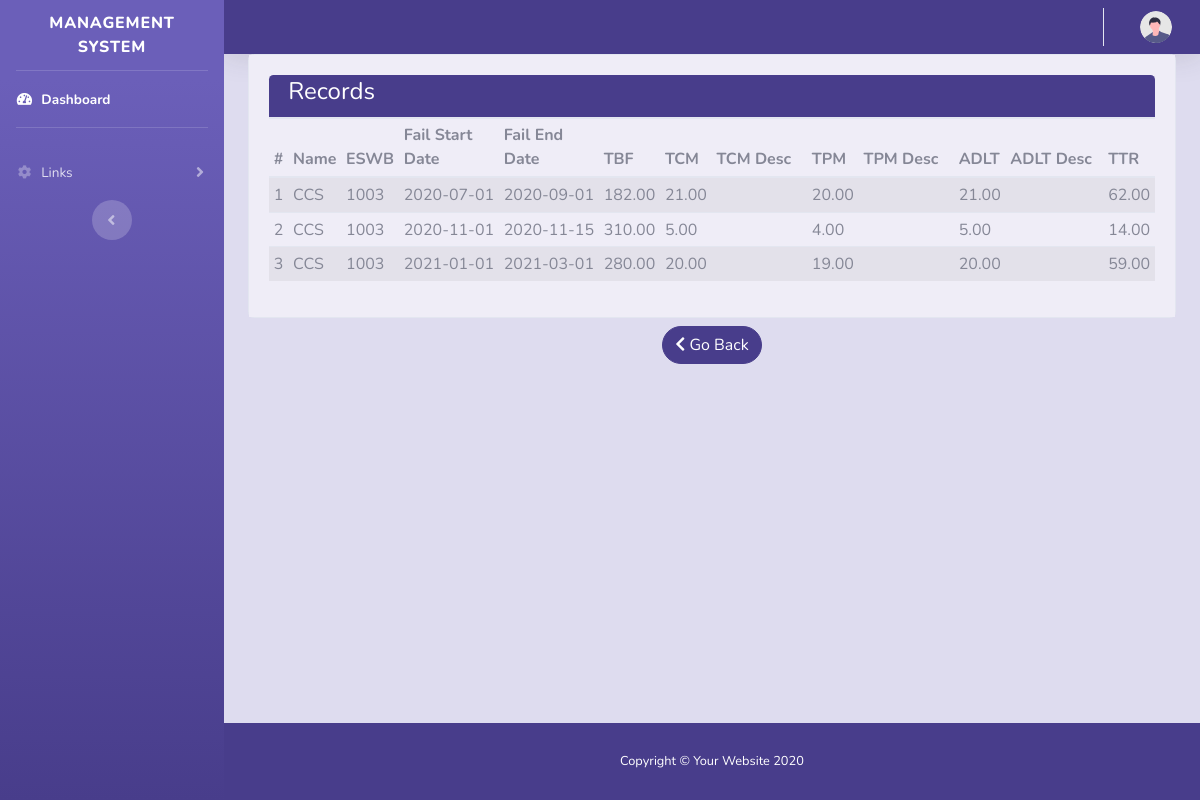
Page /Manager/show_records/3 on the committed database.
### tables this page shows
CREATE TABLE `controller_data_detail` (
  `id` bigint(20) NOT NULL,
  `Controller_Data_ID` bigint(20) NOT NULL,
  `Failure_start_date` date,
  `Failure_end_date` date,  
  `TBF` decimal(8,2) DEFAULT NULL,
  `TCM` decimal(8,2) DEFAULT NULL,
  `TCM_Desc` varchar(1000) DEFAULT NULL,
  `TPM` decimal(8,2) DEFAULT NULL,
  `TPM_Desc` varchar(1000) DEFAULT NULL,
  `ADLT` decimal(8,2) DEFAULT NULL,
  `ADLT_Desc` varchar(1000) DEFAULT NULL,
  `TTR` decimal(8,2) DEFAULT NULL,
  `RegDate` date DEFAULT current_timestamp()
);

CREATE TABLE `controller_data` (
  `ID` bigint(20) NOT NULL,
  `Controller_type` varchar(30) NOT NULL,
  `Controller_Name` varchar(30) NOT NULL,
  `Controller_Code` varchar(30),
  `Ship_ID` bigint(20),
  `ESWB` varchar(30) NOT NULL,
  `Includes` varchar(50) DEFAULT NULL,
  `Not_Includes` varchar(50) DEFAULT NULL,
  `Associated_Equipment` varchar(50) DEFAULT NULL,
  `MTBF` decimal(8,2) DEFAULT NULL,
  `MTTR` decimal(8,2) DEFAULT NULL,
  `Availability` decimal(8,2) DEFAULT NULL,
  `Reliability` decimal(8,2) DEFAULT NULL,
  `Default_Reliability` decimal(8,2) DEFAULT 0.00,
  `Comission_date` date DEFAULT NULL,
  `Total_Equipped` int
);

### application/controllers/Manager.php (called while the page is built, shortened)
<?php if (!defined('BASEPATH')) exit('No direct script access allowed');
class Manager extends CI_Controller
{
    public function show_records($id = NULL)
    {
        $this->db->select('cd.Controller_Name, cd.ESWB,cdd.*');
        $this->db->from('controller_data cd');
        $this->db->join('controller_data_detail cdd', 'cd.id = cdd.Controller_Data_ID');
        $this->db->where('cdd.Controller_Data_ID', $id);
        $data['controller_detail_records'] = $this->db->get()->result_array();
        $this->load->view('manager/data_records', $data);
    }
}

### index.php (called while the page is built, shortened)
<?php
require_once BASEPATH.'core/CodeIgniter.php';

### application/views/manager/data_records.php (the view, shortened to what this page needs)
<?php $this->load->view('manager/common/header'); ?>
<div class="container">
    <div class="card">
        <div class="card-body bg-custom3">
            <div id="table_div">
                <?php if (isset($controller_detail_records)) {
                    if (count($controller_detail_records) > 0) { ?>
                        <div class="card-header bg-custom1">
                            <h1 class="h4 text-white">Records</h1>
                        </div>
                        <table id="datatable" class="table table-sm table-striped">
                            <thead>
                                <tr>
                                    <th scope="col">#</th>
                                    <th scope="col">Name</th>
                                    <th scope="col">ESWB</th>
                                    <th scope="col">Fail Start Date</th>
                                    <th scope="col">Fail End Date</th>
                                    <th scope="col">TBF</th>
                                    <th scope="col">TCM</th>
                                    <th scope="col">TCM Desc</th>
                                    <th scope="col">TPM</th>
                                    <th scope="col">TPM Desc</th>
                                    <th scope="col">ADLT</th>
                                    <th scope="col">ADLT Desc</th>
                                    <th scope="col">TTR</th>
                                </tr>
                            </thead>
                            <tbody>
                                <?php $count = 0;
                                foreach ($controller_detail_records as $data) { ?>
                                    <tr>
                                        <td scope="row"><?= ++$count; ?></td>
                                        <td scope="row"><?= $data['Controller_Name']; ?></td>
                                        <td scope="row"><?= $data['ESWB']; ?></td>
                                        <td scope="row" style="width:150px;"><?= $data['Failure_start_date']; ?></td>
                                        <td scope="row" style="width:150px;"><?= $data['Failure_end_date']; ?></td>
                                        <td scope="row"><?= $data['TBF']; ?></td>
                                        <td scope="row"><?= $data['TCM']; ?></td>
                                        <td scope="row" id="tcm_desc" style="width:150px; scroll;"value="<?= $data['TCM_Desc']; ?>"><?= $data['TCM_Desc']; ?></td>
                                        <td scope="row"><?= $data['TPM']; ?></td>
                                        <td scope="row" style="width:150px;"><?= $data['TPM_Desc']; ?></td>
                                        <td scope="row"><?= $data['ADLT']; ?></td>
                                        <td scope="row" style="width:150px;"><?= $data['ADLT_Desc']; ?></td>
                                        <td scope="row"><?= $data['TTR']; ?></td>
                                    </tr>
                                <?php } ?>
                            </tbody>
                        </table>
                    <?php } else { ?>
                        <div class="card-header">
                            <h1 class="h4 text-gray-900">No Data Available yet</h1>
                        </div>
                    <?php }
                } else { ?>
                    <a> No Record Selected. </a>
                <?php  } ?>
            </div>
        </div>
    </div>
    <div class="form-group row justify-content-center my-2">
        <a class="btn btn-primary rounded-pill" id="abc" href="<?= base_url(); ?>manager"><i class="fas fa-chevron-left"></i> Go Back</a>
    </div>
</div>
</div>
<?php $this->load->view('common/footer'); ?>

### application/views/manager/common/header.php (shortened to what this page needs)
<!DOCTYPE html>
<html lang="en">
<head>
    <link href="<?php echo base_url(); ?>assets/vendor/fontawesome-free/css/all.min.css" rel="stylesheet" type="text/css">
    <link href="<?php echo base_url(); ?>assets/css/sb-admin-2.min.css" rel="stylesheet">
</head>
<body id="page-top">
    <div id="wrapper">
        <ul class="navbar-nav bg-gradient-primary sidebar sidebar-dark accordion" id="accordionSidebar">
            <a class="sidebar-brand d-flex align-items-center justify-content-center" href="index.html">
                <div class="sidebar-brand-text mx-3">Management System</div>
            </a>
            <hr class="sidebar-divider my-0">
            <li class="nav-item active">
                <a class="nav-link" href="<?php echo base_url() ?><?php if ($this->session->userdata('status') == 'weo') {
                                                                    echo "WEO";
                                                                } else if ($this->session->userdata('status') == 'co') {
                                                                    echo "CO";
                                                                } else if ($this->session->userdata('status') == 'hod') {
                                                                    echo "HOD";
                                                                } else if ($this->session->userdata('status') == 'typecdr') {
                                                                    echo "Cdr";
                                                                } else {
                                                                    echo "Manager";
                                                                } ?>">
                    <i class="fas fa-fw fa-tachometer-alt"></i>
                    <span>Dashboard</span></a>
            </li>
            <hr class="sidebar-divider">
            <li class="nav-item">
                <a class="nav-link collapsed" href="#" data-toggle="collapse" data-target="#collapseTwo" aria-expanded="true" aria-controls="collapseTwo">
                    <i class="fas fa-fw fa-cog"></i>
                    <span>Links</span>
                </a>
            </li>
            <div class="text-center d-none d-md-inline">
                <button class="rounded-circle border-0" id="sidebarToggle"></button>
            </div>
        </ul>
        <div id="content-wrapper" class="d-flex flex-column bg-custom2">
            <div id="content">
                <nav class="navbar navbar-expand navbar-light bg-custom1 topbar static-top shadow">
                    <ul class="navbar-nav ml-auto">
                        <li class="nav-item dropdown no-arrow">
                            <a class="nav-link dropdown-toggle" href="#" id="userDropdown" role="button" data-toggle="dropdown" aria-haspopup="true" aria-expanded="false">
                                <img class="img-profile rounded-circle" src="<?php echo base_url(); ?>assets/img/undraw_profile.svg">
                            </a>
                        </li>
                    </ul>
                </nav>

### application/views/common/footer.php (shortened to what this page needs)
         <footer class="sticky-footer bg-custom1 text-white">
                <div class="container my-auto">
                    <div class="copyright text-center my-auto">
                        <span>Copyright &copy; Your Website 2020</span>
                    </div>
                </div>
            </footer>
        </div>
    </div>
</body>
</html>

### rows in the picture
controller_data_detail: controller_data.Controller_Name "CCS", controller_data.ESWB "1003", Failure_start_date "2020-07-01", Failure_end_date "2020-09-01", TBF "182.00", TCM "21.00", TPM "20.00", ADLT "21.00", TTR "62.00"
controller_data_detail: controller_data.Controller_Name "CCS", controller_data.ESWB "1003", Failure_start_date "2020-11-01", Failure_end_date "2020-11-15", TBF "310.00", TCM "5.00", TPM "4.00", ADLT "5.00", TTR "14.00"
controller_data_detail: controller_data.Controller_Name "CCS", controller_data.ESWB "1003", Failure_start_date "2021-01-01", Failure_end_date "2021-03-01", TBF "280.00", TCM "20.00", TPM "19.00", ADLT "20.00", TTR "59.00"
